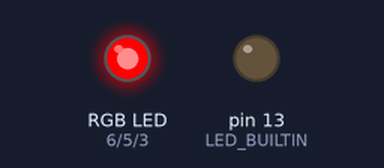
Bench run of a sketch on a simulated Arduino Uno, built with avr-gcc and run on an emulated ATmega328P. Shown: an RGB LED mixed from three pins (HIGH = lit), output pins drawn as LEDs (lit = HIGH).

Above: at 0.1 s.
At 18.1 s:
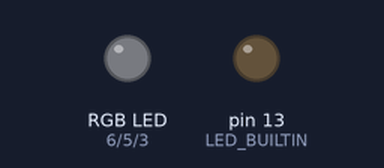
At 23.2 s:
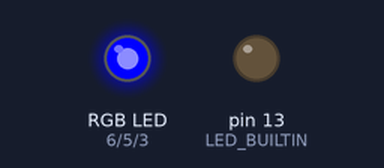
At 39.1 s:
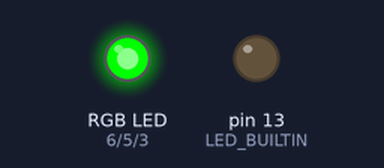
Timing chart, 0 to 40.0 s (numbered marks = the images above):
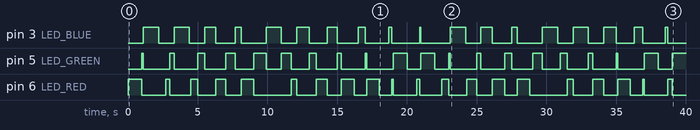

Measured:
- by itself, pin 3 (LED_BLUE): LOW → HIGH at 1.1 s, → LOW 1.1 s later, → HIGH 1.1 s later, → LOW 1.1 s later, … (36 changes in this stretch)
- by itself, pin 5 (LED_GREEN): LOW → HIGH at 1.0 s, → LOW 0.10 s later, → HIGH 1.9 s later, → LOW 0.30 s later, … (39 changes in this stretch)
- by itself, pin 6 (LED_RED): HIGH → LOW at 1.0 s, → HIGH 1.7 s later, → LOW 0.30 s later, → HIGH 1.5 s later, … (39 changes in this stretch)

The sketch:

L02_02.ino
```cpp
#define LED_RED 6
#define LED_GREEN 5
#define LED_BLUE 3

#define RED_BUTTON 2
#define GREEN_BUTTON 4

#define DEBOUNCE_RED 900UL
#define DEBOUNCE_GREEN 1000UL
#define DEBOUNCE_BLUE 1100UL

int led[] = {LED_RED, LED_GREEN, LED_BLUE};
const unsigned long debounce[] = {DEBOUNCE_RED, DEBOUNCE_GREEN, DEBOUNCE_BLUE};

void initRGB()
{
    pinMode(LED_BUILTIN, OUTPUT);
    digitalWrite(LED_BUILTIN, LOW);

    pinMode(LED_RED, OUTPUT);
    digitalWrite(LED_RED, HIGH);

    pinMode(LED_GREEN, OUTPUT);
    digitalWrite(LED_GREEN, LOW);

    pinMode(LED_BLUE, OUTPUT);
    digitalWrite(LED_BLUE, LOW);
}

void initButtons()
{
    pinMode(RED_BUTTON, INPUT_PULLUP);
    pinMode(GREEN_BUTTON, INPUT_PULLUP);
}

void setup()
{
    initRGB();
    initButtons();
}

void turnOnOneAndOffOthers(int led_inx) {
  digitalWrite(led[led_inx], HIGH);
  int next = (led_inx + 1) % 3;
  digitalWrite(led[next], LOW);
  next = (next + 1) % 3;
  digitalWrite(led[next], LOW);
}

void blinkTemplate(int& led_inx, int& ledState, unsigned long& lastBlinkChange) {
  const unsigned long BlinkChangePeriod = debounce[led_inx];
  if (millis() - lastBlinkChange >= BlinkChangePeriod)
    {
        if (ledState == HIGH)
        {
            ledState = LOW;
            digitalWrite(led[led_inx], LOW);
        }
        else
        {
            ledState = HIGH;
            turnOnOneAndOffOthers(led_inx);
        }
        lastBlinkChange += BlinkChangePeriod;
    }
}

void blinkRed()
{
    int led_inx = 0;
    static int ledState = LOW;
    static unsigned long lastBlinkChange = 0UL;
    blinkTemplate(led_inx, ledState, lastBlinkChange);
}

void blinkGreen()
{
    int led_inx = 1;
    static int ledState = LOW;
    static unsigned long lastBlinkChange = 0UL;
    blinkTemplate(led_inx, ledState, lastBlinkChange);
}

void blinkBlue()
{
    int led_inx = 2;
    static int ledState = LOW;
    static unsigned long lastBlinkChange = 0UL;
    blinkTemplate(led_inx, ledState, lastBlinkChange);
}

void loop() {
  blinkRed();
  blinkGreen();
  blinkBlue();
}
```
